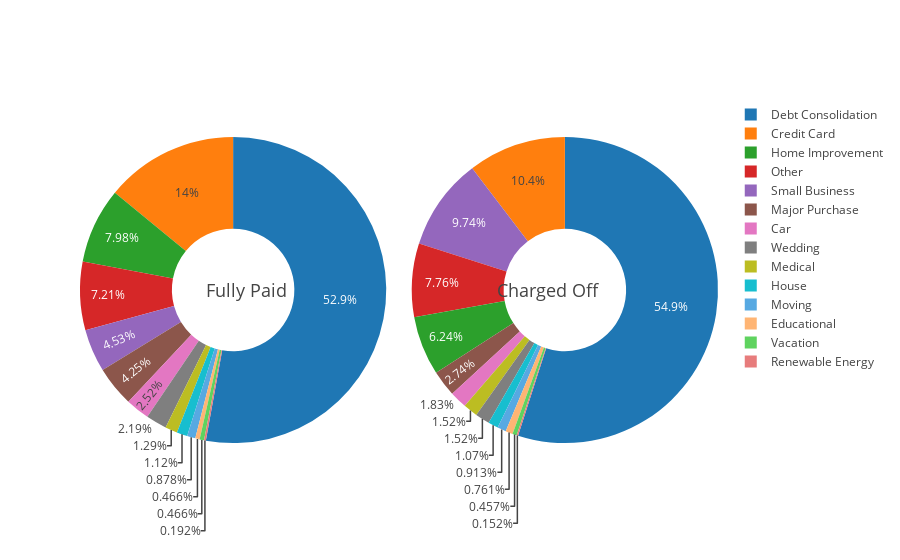

The notebook cell saved with this chart:
### Code cell
# Donut Chart - Funded Amount by purpose and loan

fig = {
  "data": [
    {
      "values": (Plot2["Funded Amount"]["Fully Paid"]/1000000).round(1),
      "labels": Plot2.index.str.replace("_"," ").str.title(),
      "domain": {"x": [0, .48],"y": [0, 1]},
      "name": "Fully Paid",
      "hoverinfo":"label+value",
      "hole": .4,
      "type": "pie"
    },
    {
      "values": (Plot2["Funded Amount"]["Charged Off"]/1000000).round(1),
      "labels": Plot2.index,
      "domain": {"x": [.52, 1],"y": [0, 1]},
      "name": "Charged Off",
      "hoverinfo":"label+value",
      "hole": .4,
      "type": "pie"
    }],
  "layout": {
#         "title":"Funded Amount($1M) by Purpose and Loan Status, 2007-2011",
        "annotations": [
            {
                
                "font": {
                    "size": 18
                },
                "showarrow": False,
                "text": "Fully Paid",
                "x": 0.194,
                "y": 0.5
            },
            {
                "font": {
                    "size": 18
                },
                "showarrow": False,
                "text": "Charged Off",
                "x": 0.817,
                "y": 0.5
            }
        ]
    }
}
py.iplot(fig, filename='Plot2')

### Figure 1 — Plotly figure (JSON) as saved in the notebook; plotly's stock layout.template omitted (floating-point values rounded to 4 significant figures)
{"data": [{"domain": {"x": [0, 0.48], "y": [0, 1]}, "hole": 0.4, "hoverinfo": "label+value", "labels": ["Car", "Credit Card", "Debt Consolidation", "Educational", "Home Improvement", "House", "Major Purchase", "Medical", "Moving", "Other", "Renewable Energy", "Small Business", "Vacation", "Wedding"], "name": "Fully Paid", "type": "pie", "uid": "f76b3364-d503-11e8-8355-b16ad29151c9", "values": [9.2, 51.2, 192.7, 1.7, 29.1, 4.1, 15.5, 4.7, 3.2, 26.3, 0.7, 16.5, 1.7, 8]}, {"domain": {"x": [0.52, 1], "y": [0, 1]}, "hole": 0.4, "hoverinfo": "label+value", "labels": ["Car", "Credit Card", "Debt Consolidation", "Educational", "Home Improvement", "House", "Major Purchase", "Medical", "Moving", "Other", "Renewable Energy", "Small Business", "Vacation", "Wedding"], "name": "Charged Off", "type": "pie", "uid": "f76b3365-d503-11e8-a8db-b16ad29151c9", "values": [1.2, 6.8, 36.1, 0.5, 4.1, 0.7, 1.8, 1, 0.6, 5.1, 0.1, 6.4, 0.3, 1]}], "layout": {"annotations": [{"font": {"size": 18}, "showarrow": false, "text": "Fully Paid", "x": 0.194, "y": 0.5}, {"font": {"size": 18}, "showarrow": false, "text": "Charged Off", "x": 0.817, "y": 0.5}]}}
